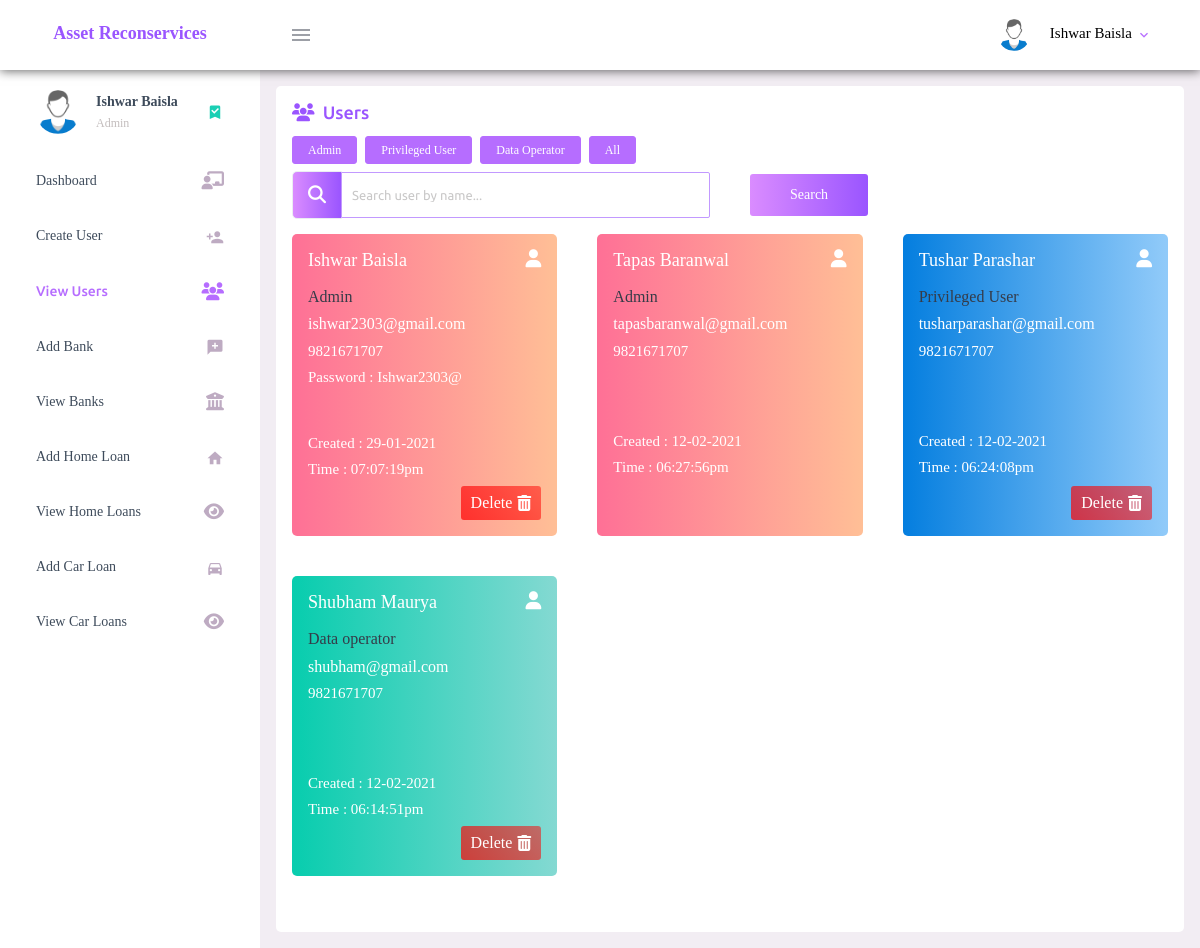
Screenshot of /view-users.php (signed in) with the database file from the repository.
### tables this page shows
CREATE TABLE `user_registration` (
  `user_id` int(11) NOT NULL,
  `user_full_name` varchar(200) NOT NULL,
  `user_email` varchar(200) NOT NULL,
  `user_mobile` varchar(200) NOT NULL,
  `user_password` varchar(200) NOT NULL,
  `user_password_changed` tinyint(4) NOT NULL,
  `user_role` tinyint(4) NOT NULL,
  `user_permitted` tinyint(4) NOT NULL,
  `user_updated_timestamp` varchar(100) NOT NULL
);

### view-users.php (the view, shortened to what this page needs)
<?php
    require_once('connection.php');
    $db_error = '';
    $users_array = array();
    $temp_array = array();
    $search_user = '';
    $sql = "SELECT user_id FROM user_registration WHERE user_role = '2' AND user_permitted = '1'";
    $result = $conn->query($sql);
    $total_admin = $result->num_rows;
    $sql = "SELECT user_id FROM user_registration WHERE user_role = '1' AND user_permitted = '1'";
    $result = $conn->query($sql);
    $total_privileged_user = $result->num_rows;
    $sql = "SELECT user_id FROM user_registration WHERE user_role = '0' AND user_permitted = '1'";
    $result = $conn->query($sql);
    $total_data_operator = $result->num_rows;
    $sql = "SELECT * FROM user_registration WHERE user_permitted = '1' ORDER BY user_role DESC";
    $result = $conn->query($sql);
    while($row = $result->fetch_assoc()){
      array_push($temp_array, $row);
      $control = 1;
      if($control){
        array_push($users_array, $row);
      }
    }
?>
<!DOCTYPE html>
<html lang="en">
  <head>
    <?php require 'includes/layout.php'; ?>
  </head>
  <body>
    <div class="container-scroller">
      <?php require 'includes/dashboard-header.php'; ?>
      <div class="container-fluid page-body-wrapper">
        <?php require 'includes/side-navigation.php'; ?>
        <div class="main-panel">
          <div class="content-wrapper">
            <div class="row">
              <div class="col-12 grid-margin stretch-card mb-0">
                <div class="card">
                  <div class="card-body">
                      <?php
                        if($db_error == ''){
                          if(sizeof($users_array) > 0){
                            ?>
                            <h4 class="card-title"><i class="fas fa-users mr-1"></i> users</h4>
                            <div class="flex-container mb-2">
                              <?php if($total_admin > 0){ ?>
                              <a class="text-deco-none mr-2" href="view-users.php?show=2"><button class="btn btn-primary btn-setting ml-0">Admin</button></a>
                              <?php } ?>
                              <?php if($total_privileged_user > 0){ ?>
                              <a class="text-deco-none mr-2" href="view-users.php?show=1"><button class="btn btn-primary btn-setting ml-0">Privileged User</button></a>
                              <?php } ?>
                              <?php if($total_data_operator){ ?>
                              <a class="text-deco-none mr-2" href="view-users.php?show=0"><button class="btn btn-primary btn-setting ml-0">Data Operator</button></a>
                              <?php } ?>
                              <?php if($total_privileged_user !=0 || $total_data_operator != '0'){ ?>
                              <a class="text-deco-none mr-2" href="view-users.php"><button class="btn btn-primary btn-setting ml-0">All</button></a>
                              <?php } ?>
                            </div>
                            <form action="" method="POST">
                              <div class="form-group mb-0">
                                <div class="row">
                                  <div class="col-md-6 mb-0">
                                    <div class="input-group">
                                      <div class="input-group-prepend">
                                        <span class="input-group-text bg-gradient-primary text-white br">
                                          <i class="fas fa-search"></i>
                                        </span>
                                      </div>
                                      <input oninput="this.value = this.value.toUpperCase()" type="text" class="form-control form-input" name="searchUser" value="<?php echo $search_user; ?>" placeholder="Search user by name...">
                                    </div>
                                  </div>
                                  <div class="col-md-6 mb-0 form-inline">
                                      <button type="submit" class="btn btn-gradient-primary mr-2">Search</button>
                                  </div>
                                </div>
                              </div>
                            </form>
                            <div class="row bank-card-container">
                            <?php
                            foreach($users_array as $user){
                                $encoded_user_id = base64_encode($user['user_id']);
                                $created_date = new DateTime($user['user_updated_timestamp']);
                                $full_name = $user['user_full_name'];
                                $role = $user['user_role'];
                                if($role == '2'){
                                  $role_value = 'Admin';
                                  $css_card = 'card bg-gradient-danger card-img-holder text-white';
                                }
                                if($role == '1'){
                                  $role_value = 'Privileged User';
                                  $css_card = 'card bg-gradient-info card-img-holder text-white';
                                }
                                if($role == '0'){
                                  $role_value = 'Data operator';
                                  $css_card = 'card bg-gradient-success card-img-holder text-white';
                                }
                                $email = base64_decode($user['user_email']);
                                $contact = base64_decode($user['user_mobile']);
                                $password = base64_decode($user['user_password'])
                                ?>
                                <div class="col-md-4 stretch-card grid-margin">
                                  <div class="<?php echo $css_card; ?>">
                                    <div class="card-body">
                                      <h4 class="font-weight-normal mb-3 capt">
                                        <?php echo $full_name; ?>
                                        <i class="fas fa-user mdi-24px float-right"></i>
                                      </h4>
                                      <h5 class="mb-2 user-role">
                                        <?php echo $role_value; ?>
                                      </h5>
                                      <h5 class="mb-2">
                                        <?php echo $email; ?>
                                      </h5>
                                      <h6 class="mb-2">
                                        <?php echo $contact; ?>
                                      </h6>
                                      <?php if($_SESSION['user_id'] == $user['user_id']){ ?>
                                      <h6 class="mb-5">
                                        <?php echo 'Password : '.$password; ?>
                                      </h6>
                                      <?php }
                                      else{
                                        ?>
                                        <div class="mb-5"></div>
                                        <div class="mb-3"></div>
                                        <?php
                                      }
                                      ?>
                                      <h6 class="mb-2">
                                        <?php echo 'Created : '.$created_date->format('d-m-Y'); ?>
                                      </h6>
                                      <h6 class="mb-2">
                                        <?php echo 'Time : '.$created_date->format('h:i:sa'); ?>
                                      </h6>
                                      <div class="bank-operation form-inline justify-content-end">
                                        <?php if($_SESSION['user_id'] == $user['user_id'] || $role != '2'){ ?>
                                        <label class="delete-btn" onclick="confirmResourceDeletion('<?php echo $encoded_user_id; ?>','user')">Delete
                                          <i class="fas fa-trash-alt"></i>
                                        </label>
                                        <?php } ?>
                                      </div>
                                    </div>
                                  </div>
                                </div>
                                <?php
                            }
                            ?>
                            </div>
                            <?php
                          }
                        }
                      ?>
                  </div>
                </div>
              </div>
          </div>
        </div>
      </div>
    </div>
  </body>
</html>

### rows the page displays
user_registration: user_full_name "Ishwar Baisla", user_role "Admin", user_email "ishwar2303@gmail.com", user_mobile "9821671707", user_password "Ishwar2303@", user_updated_timestamp "29-01-2021", user_updated_timestamp "07:07:19pm"
user_registration: user_full_name "Tapas Baranwal", user_role "Admin", user_email "tapasbaranwal@gmail.com", user_mobile "9821671707", user_updated_timestamp "12-02-2021", user_updated_timestamp "06:27:56pm"
user_registration: user_full_name "Tushar Parashar", user_role "Privileged User", user_email "tusharparashar@gmail.com", user_mobile "9821671707", user_updated_timestamp "12-02-2021", user_updated_timestamp "06:24:08pm"
user_registration: user_full_name "Shubham Maurya", user_role "Data operator", user_email "shubham@gmail.com", user_mobile "9821671707", user_updated_timestamp "12-02-2021", user_updated_timestamp "06:14:51pm"

### other values shown
$_SESSION['user_full_name'] "Ishwar Baisla"
